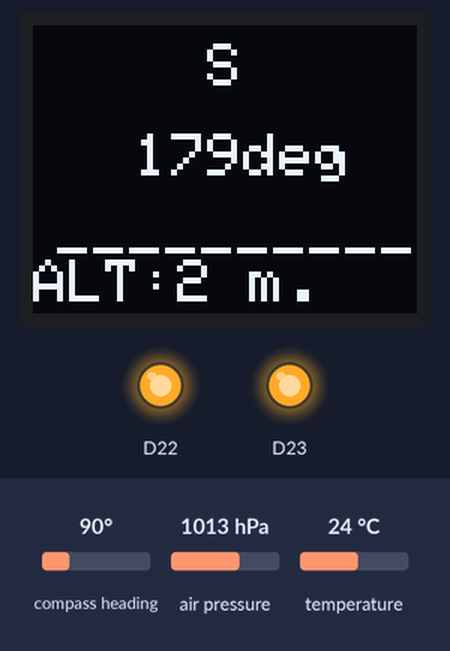
A sketch run on a simulated Arduino Nano 33 BLE. Shown: 64×48 one-colour display, output pins drawn as LEDs (lit = HIGH). The inputs (shaded band) are chosen by the test bench; at power-on: compass heading 90°, air pressure 1013 hPa, temperature 24 °C. The display library's start-up logo is not drawn; what the sketch prints to the serial monitor is not drawn.

Above: at 2.2 s.
2.3 s: compass heading set to 180°
At 3.2 s:
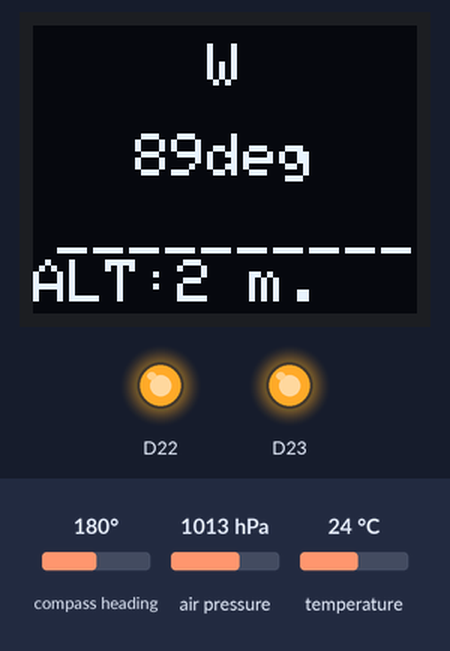
3.8 s: compass heading set to 260°
At 4.7 s:
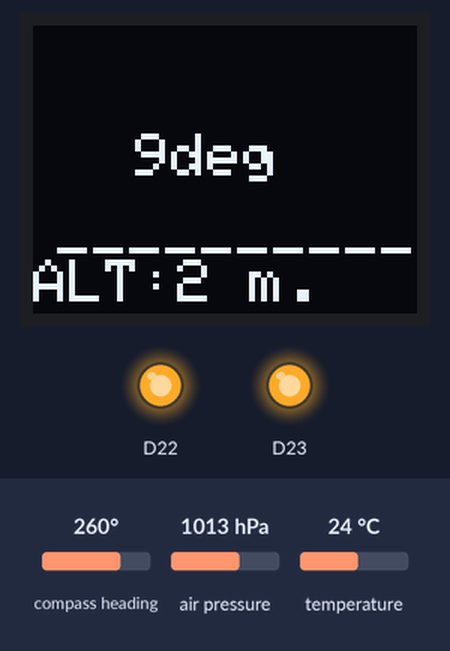
5.3 s: compass heading set to 271°
At 6.1 s:
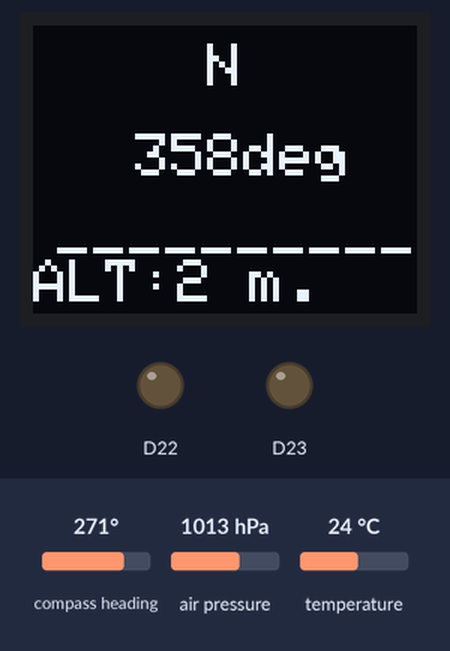
6.8 s: air pressure set to 952 hPa
At 8.2 s:
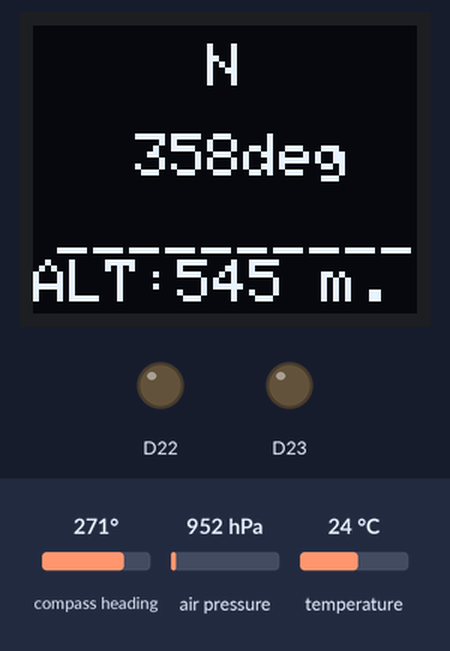
8.5 s: temperature set to 12 °C
At 9.3 s:
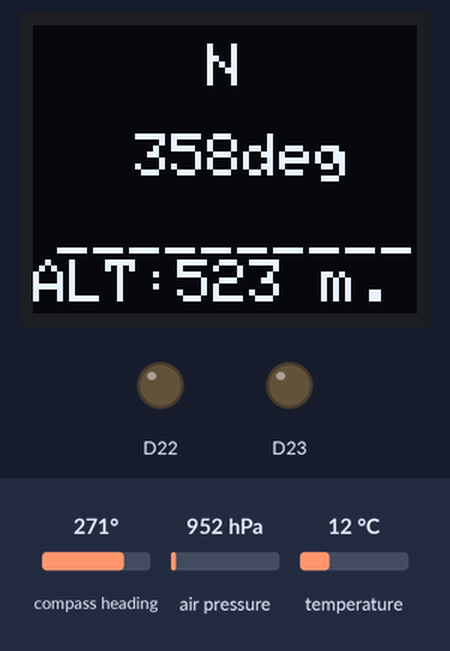
Timing chart, 0 to 11.2 s (numbered marks = the images above; inputs shaded):
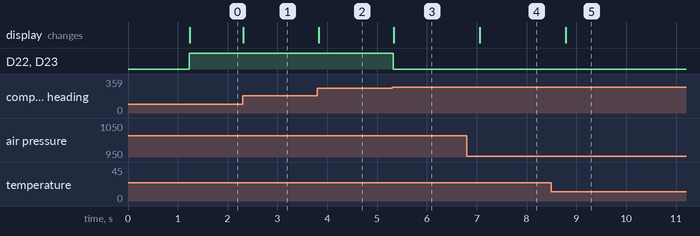

The sketch:

CompassAltdisplay.ino
```cpp
#define DECLINATION +0.36 // User location-specific.
#include <Arduino_LSM9DS1.h>
#include <Arduino_HTS221.h>
#include <Arduino_LPS22HB.h>
#include <Wire.h>
#include <SFE_MicroOLED.h>
#define PIN_RESET 9
#define DC_JUMPER 1
MicroOLED oled(PIN_RESET, DC_JUMPER);
#define blinkPin 24
float Po = 1013.25; // average pressure at mean sea-level (MSL) in the International Standard Atmosphere (ISA) is 1013.25 hPa
float P, T;
float To = 273.15;
float k = 0.0065;

void setup() {
  Serial.begin(9600);
  IMU.begin();
  while (!Serial);
  if (!HTS.begin()) {
    while (1);
  }
  if (!BARO.begin()) {
    while (1);
  }
  pinMode(22, OUTPUT);
  pinMode(23, OUTPUT);
  Wire.begin();
  oled.begin();    // Initialize the OLED
  oled.clear(ALL); // Clear the display's internal memory
  oled.display();
  delay(1000);
  oled.clear(PAGE);
}

void loop() {
  float temperature = HTS.readTemperature();
 // float humidity    = HTS.readHumidity();
  float pressure = BARO.readPressure();
  T = temperature;
  P = pressure*10;  // in hectoPascals. // [1hPa = 10kPa]
  //Serial.print(P);
  //Serial.println(" hPa");
  float fP = (Po/P);
  //Serial.println(fP, 12);  // pressure-factor.
  float x = (1/5.257);
  //Serial.println(x, 12);   // power-constant.
  double z = pow(fP,x);    // exponential pressure-grad.
  //Serial.println(z, 8);
  float height = (((z-1)*(T+To)) / k);
  int alt = height;
  Serial.print("Altitude = ");
  Serial.print(height, 1);
  Serial.println(" metres");
  delay(200);  // ceases under 100ms.

  float l, m, n;
  if (IMU.magneticFieldAvailable())
  {
    IMU.readMagneticField(l, m, n);
  float yaw;
  if (m == 0)
    yaw = (l < 0) ? PI : 0;
  else
    yaw = atan2(l, m);
    yaw -= DECLINATION * PI / 180;
  if (yaw > PI) yaw += (PI);
  else if (yaw > -PI) yaw += (PI);
  // Converting Radians to Degrees:
  yaw *= 180.0 / PI;
  //Serial.print("  Yaw:  ");
  //Serial.println(yaw, 0);
  int Heading = yaw;
  Serial.println(Heading);

  int middleZ = (oled.getLCDWidth() / 2)-14;
  int middleX = oled.getLCDWidth() / 2;
  int middleY = oled.getLCDHeight() / 2;
  oled.clear(PAGE);
  oled.setCursor(middleX - (oled.getFontWidth() * (2)-7),
                 middleY - (oled.getFontHeight() / 2)-17);
  if (Heading >= 0 && Heading <= 3)
  {
    Serial.println("NORTH [N]");
    oled.print("N");
    digitalWrite(22, LOW);
    digitalWrite(23, LOW);
  }
  else if (Heading >=357 && Heading <=360)
  {
    Serial.println("NORTH [N]");
    oled.print("N");
    digitalWrite(22, LOW);
    digitalWrite(23, LOW);
  }
  else if (Heading >=267 && Heading <=273)
  {
    Serial.println("EAST [E]");
    oled.print("E");    // +_2
    digitalWrite(22, HIGH);
    digitalWrite(23, HIGH);
  }
  else if (Heading >=177 && Heading <=183)
  {
    Serial.println("SOUTH [S]");
    oled.print("S");
    digitalWrite(22, HIGH);
    digitalWrite(23, HIGH);
  }
  else if (Heading >=87 && Heading <=93)
  {
    Serial.println("WEST [W]");
    oled.print("W");
    digitalWrite(22, HIGH);
    digitalWrite(23, HIGH);
  }
    else if (Heading >=305 && Heading <=325)
  {
    Serial.println("NORTH-EAST [NE]");
    oled.print("NE");    // +_10
    digitalWrite(22, HIGH);
    digitalWrite(23, HIGH);
  }
    else if (Heading >=35 && Heading <=55)
  {
    Serial.println("NORTH-WEST [NW]");
    oled.print("NW");
    digitalWrite(22, HIGH);
    digitalWrite(23, HIGH);
  }
    else if (Heading >=215 && Heading <=235)
  {
    Serial.println("SOUTH-EAST [SE]");
    oled.print("SE");
    digitalWrite(22, HIGH);
    digitalWrite(23, HIGH);
  }
    else if (Heading >=125 && Heading <=145)
  {
    Serial.println("SOUTH-WEST [SW]");
    oled.print("SW");
    digitalWrite(22, HIGH);
    digitalWrite(23, HIGH);
  }

  //oled.print("Direction");
  oled.setCursor(middleX - (oled.getFontWidth() * (2)+5),
                 middleY - (oled.getFontHeight() / 2)-2);
  oled.print(Heading);
  oled.print("deg");
 // oled.setCursor(middleX - (oled.getFontWidth() * (2)+10),
   oled.setCursor(middleZ - (oled.getFontWidth() * (2)+4),
                 middleY - (oled.getFontHeight() / 2)+11);
  oled.print("__________");
  oled.print("ALT:");
  oled.print(alt);
  oled.print(" m.");
  oled.display();
  oled.clear(PAGE);
 }
}
```

Measured:
- the behaviour switches between 265 and 266° on compass heading (found by bisection; images 2 and 3)
- after the input at 2.3 s, the display: changes at once (image 1)
- after the input at 3.8 s, the display: changes at once (image 2)
- after the input at 5.3 s, D22, D23: HIGH → LOW at once; the display: changes at once (image 3)
- after the input at 6.8 s, the display: changes after 0.26 s (image 4)
- after the input at 8.5 s, the display: changes after 0.28 s (image 5)
